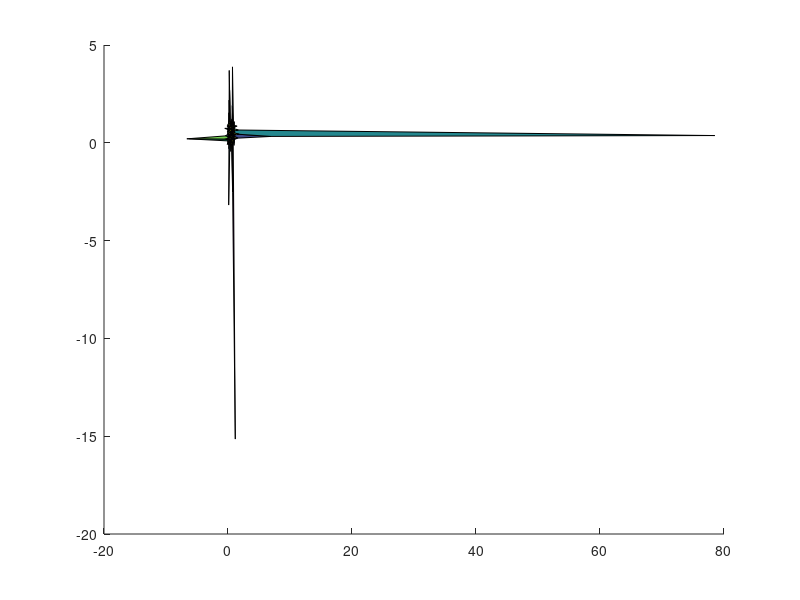

MATLAB code to generate this figure:
#!/usr/bin/octave -qf

x = gallery('uniformdata',[1000 2], 4);
[v,c] = voronoin(x); 
for i = 1:length(c) 
if all(c{i}~=1)   % If at least one of the indices is 1, 
                  % then it is an open region and we can't 
                  % patch that.
patch(v(c{i},1),v(c{i},2),i); % use color i.
end
end